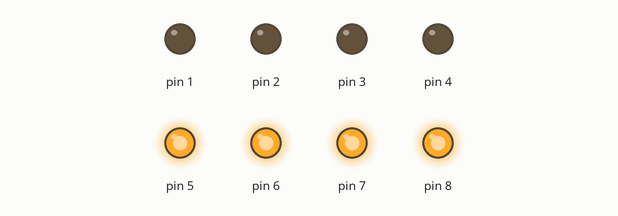
Simulated run of this sketch. Board: Arduino Uno, built with avr-gcc and run on an emulated ATmega328P. On the bench: output pins drawn as LEDs (lit = HIGH).

Above: at 1.5 s.
At 9.5 s:
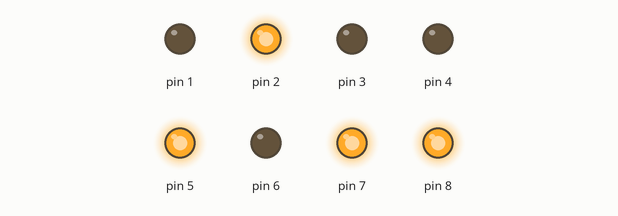
At 14.5 s:
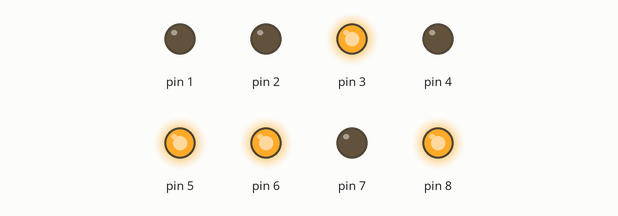
At 20.5 s:
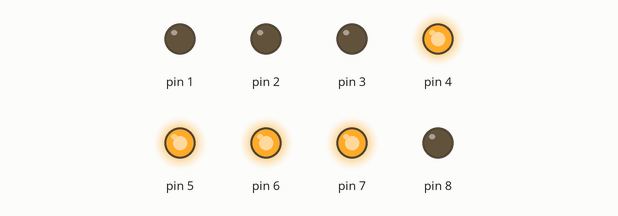
At 28.5 s:
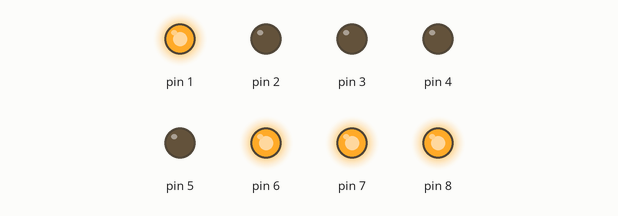
Timing chart, 0 to 31.2 s (numbered marks = the images above):
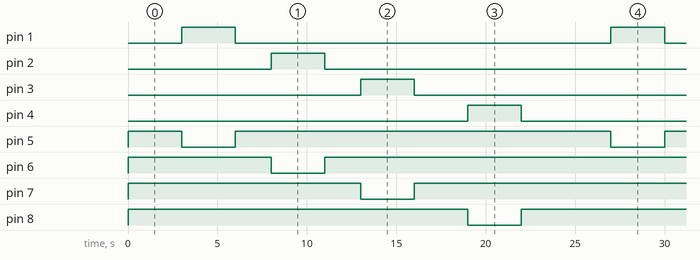

The sketch:

Versie_2_Basis_Opdracht.ino
```cpp
int counter;
void setup()
// de ledjes
{
  pinMode(1, OUTPUT);
  pinMode(2, OUTPUT);
  pinMode(3, OUTPUT);
  pinMode(4, OUTPUT);
  pinMode(5, OUTPUT);
  pinMode(6, OUTPUT);
  pinMode(7, OUTPUT);
  pinMode(8, OUTPUT);
}

//rotatie voor het standaard stoplicht

void standaardrotatiestoplicht()
{
    // Alle rode leds aan
    digitalWrite(5, HIGH);
    digitalWrite(6, HIGH);
    digitalWrite(7, HIGH);
    digitalWrite(8, HIGH);
    delay(3000); // 3 seconden wachten


    // Linksboven groene led gaat aan
    digitalWrite(1, HIGH); // linksboven rode led gaat uit
    digitalWrite(5, LOW); // linksboven groene led gaat aan
    delay(3000); //3 seconden wachten

    // Alles weer op rood
    digitalWrite(1, LOW); // linksboven groene led gaat weer uit
    digitalWrite(5, HIGH); // linksboven rode led gaat weer aan
    delay(2000); // rood


    // Rechtsboven Groen led gaat aan
    digitalWrite(2, HIGH); // rechtsboven groene led gaat aan
    digitalWrite(6, LOW); // rechtsboven rode let gaat ui
    delay(3000); // 3 seconden wachten


    // Alles op Rood
    digitalWrite(2, LOW); //rechtsboven groene led gaat uit
    digitalWrite(6, HIGH); //rechtsboven rode let gaat aan
    delay(2000); // 2 seconden wachten


    // Rechtsonder Groen led gaat aan
    digitalWrite(7, LOW); //rechtsondere rode led gaat uit
    digitalWrite(3, HIGH); //rechtsonder groene led gaat aan
    delay(3000); // 3 seconden wachten


    // Alles op Rood
    digitalWrite(7, HIGH); //rechtsonder rode led gaat aan
    digitalWrite(3, LOW); //rechtsonder groene led gaan uit
    delay(3000); // 2 seconden wachten


    // Linksonder Groen led gaat aan
    digitalWrite(4, HIGH); //linksonder groene led gaat aan
    digitalWrite(8, LOW); //linksonder rode led gaan uit
    delay(3000); // 3 seconden wachten


    // Alles op rood
    digitalWrite(4, LOW); //linksonder rode let gaat weer aan
    digitalWrite(8, HIGH); //linksonder groene let gaat weer uit
    delay(2000); // 2 seconden wachten

  }

// main loop

void loop()
{
  standaardrotatiestoplicht();

}
```

Measured:
- by itself, pin 1–4: alternates HIGH for 3.0 s and LOW for 21.0 s
- by itself, pin 5–7: repeats every 24.0 s: LOW 3.0 s, HIGH 21.0 s
- by itself, pin 8: alternates HIGH for 21.0 s and LOW for 3.0 s
